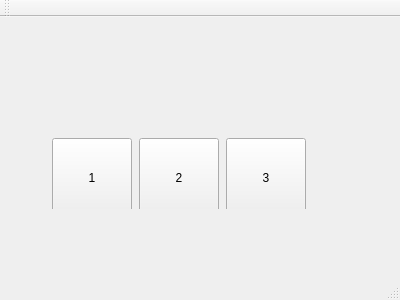
<?xml version="1.0" encoding="UTF-8"?>
<ui version="4.0">
 <class>Control</class>
 <widget class="QMainWindow" name="Control">
  <property name="geometry">
   <rect>
    <x>0</x>
    <y>0</y>
    <width>400</width>
    <height>300</height>
   </rect>
  </property>
  <property name="windowTitle">
   <string>Control</string>
  </property>
  <widget class="QWidget" name="centralWidget">
   <widget class="QWidget" name="layoutWidget">
    <property name="geometry">
     <rect>
      <x>40</x>
      <y>110</y>
      <width>281</width>
      <height>82</height>
     </rect>
    </property>
    <layout class="QHBoxLayout" name="horizontalLayout">
     <item>
      <widget class="QPushButton" name="button_1">
       <property name="minimumSize">
        <size>
         <width>80</width>
         <height>80</height>
        </size>
       </property>
       <property name="maximumSize">
        <size>
         <width>80</width>
         <height>80</height>
        </size>
       </property>
       <property name="text">
        <string>1</string>
       </property>
      </widget>
     </item>
     <item>
      <widget class="QPushButton" name="button_2">
       <property name="minimumSize">
        <size>
         <width>80</width>
         <height>80</height>
        </size>
       </property>
       <property name="maximumSize">
        <size>
         <width>80</width>
         <height>80</height>
        </size>
       </property>
       <property name="text">
        <string>2</string>
       </property>
      </widget>
     </item>
     <item>
      <widget class="QPushButton" name="button_3">
       <property name="minimumSize">
        <size>
         <width>80</width>
         <height>80</height>
        </size>
       </property>
       <property name="maximumSize">
        <size>
         <width>80</width>
         <height>80</height>
        </size>
       </property>
       <property name="text">
        <string>3</string>
       </property>
      </widget>
     </item>
    </layout>
   </widget>
  </widget>
  <widget class="QMenuBar" name="menuBar">
   <property name="geometry">
    <rect>
     <x>0</x>
     <y>0</y>
     <width>400</width>
     <height>22</height>
    </rect>
   </property>
  </widget>
  <widget class="QToolBar" name="mainToolBar">
   <attribute name="toolBarArea">
    <enum>TopToolBarArea</enum>
   </attribute>
   <attribute name="toolBarBreak">
    <bool>false</bool>
   </attribute>
  </widget>
  <widget class="QStatusBar" name="statusBar"/>
 </widget>
 <layoutdefault spacing="6" margin="11"/>
 <resources/>
 <connections/>
</ui>
